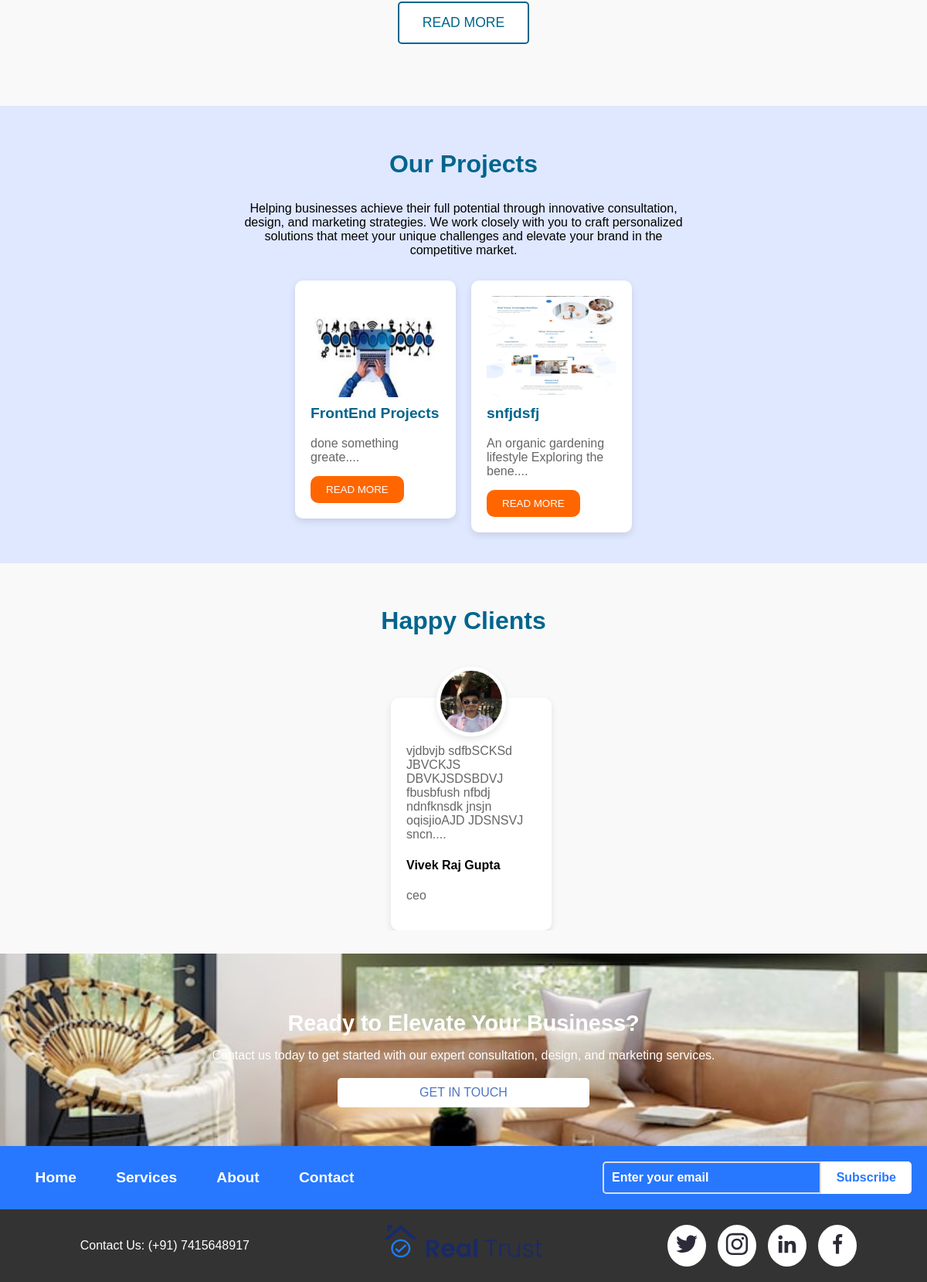
The app's page / (lower part), older data.
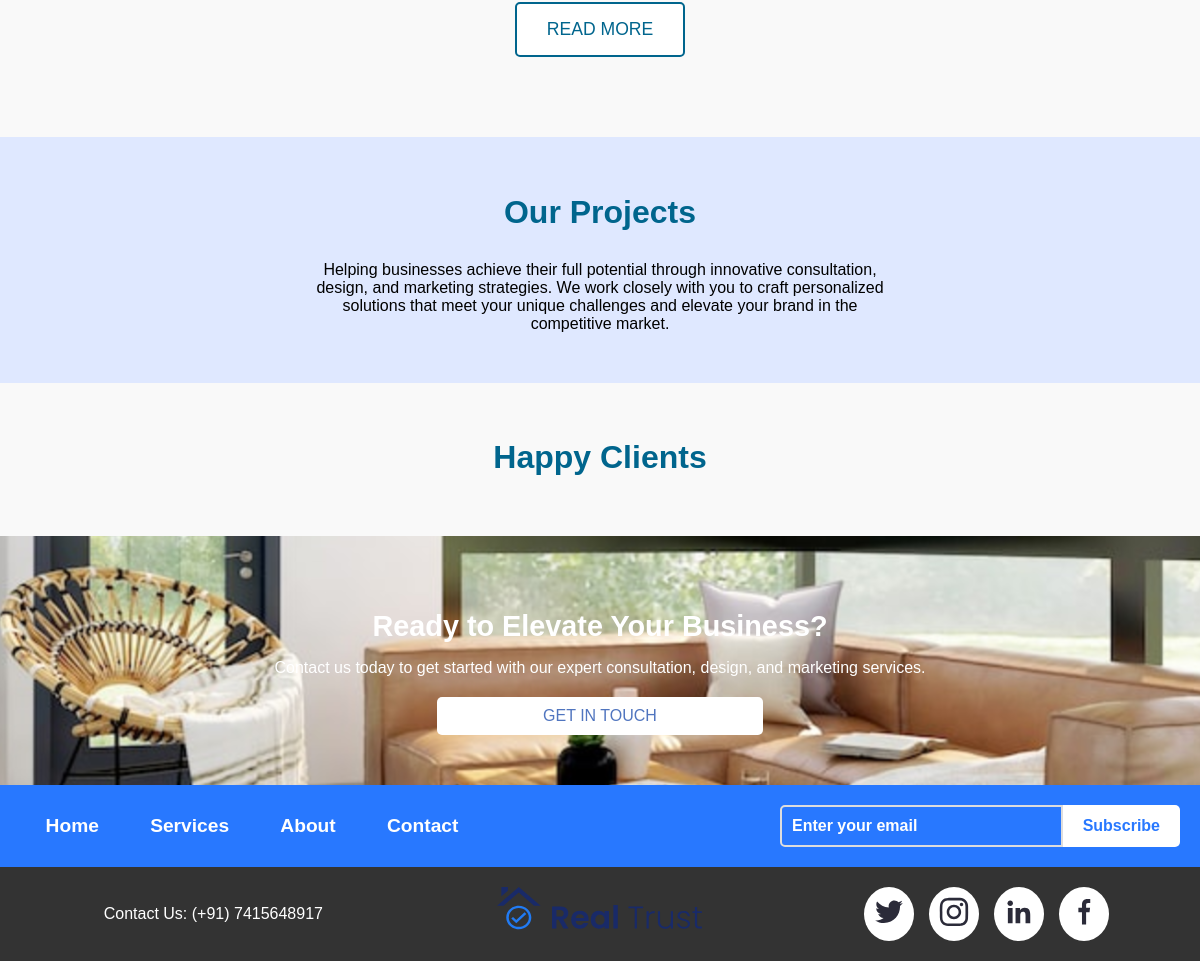
The same page, newer data.
### siteApp/models.py (models this page shows, shortened)
class Project(models.Model):
    name = models.CharField(max_length=255)
    description = models.TextField()
    image = models.ImageField(upload_to='projects/')
    created_at = models.DateTimeField(auto_now_add=True)

class Client(models.Model):
    name = models.CharField(max_length=255)
    designation = models.CharField(max_length=100)  # e.g., CEO, Developer
    description = models.TextField()
    image = models.ImageField(upload_to='clients/')  # Store images in 'media/clients/'
    created_at = models.DateTimeField(auto_now_add=True)

### siteApp/views.py (the view)
# urls.py: path('', views.landing_page, name='land'),
def landing_page(request):
    form_submitted = False  # To track whether the form is submitted or not
    project = Project.objects.all()
    client = Client.objects.all()
    data = {
        'projects': project,
        'clients': client,
    }
    if request.method == 'POST':
        form = ContactFormModel(request.POST)
        if form.is_valid():
            form.save()  # Save the form data to the database
            form_submitted = True  # Set the flag to True to show the thank you message
    else:
        form = ContactFormModel()
    data['form'] = form
    data['form_submitted'] = form_submitted
    data['subForm'] = SubscribeForm
    return render(request, 'base.html', data)

### siteApp/forms.py
class ContactFormModel(forms.ModelForm):
    class Meta:
        model = ContactForm
        fields = ['full_name', 'email', 'mobile_number', 'city']

### myFiles/templates/base.html (shortened to what this page needs)
{% load static %}
<!DOCTYPE html>
<html lang="en">
<head>
    <link rel="stylesheet" href="{% static 'css/styles.css' %}">
    <link rel="stylesheet" href="https://cdnjs.cloudflare.com/ajax/libs/slick-carousel/1.8.1/slick.min.css" />
</head>
<body>
    <section id="About" class="about-section">
        <button class="read-more-btn">Read More</button>
    </section>
    <section class="projects">
        <h2>Our Projects</h2>
        <p id="projectText">Helping businesses achieve their full potential through innovative consultation, design, and
            marketing strategies. We work closely with you to craft personalized solutions that meet your unique
            challenges and elevate your brand in the competitive market.</p>
        <div class="project-slider">
            {% for proj in projects %}
            <div class="project">
                <img src="{{ proj.image.url }}" alt="Project 1">
                <h3>{{ proj.name }}</h3>
                <p>{{ proj.description|slice:50 }}....</p>
                <button class="read-more">Read More</button>
            </div>
            {% endfor %}
        </div>
    </section>
    <section class="clients">
        <h2>Happy Clients</h2>
        <div class="client-slider">
            {% for client in clients %}
            <div class="client-card">
                <div class="client-info">
                    <div class="client-image">
                        <img src="{{ client.image.url }}" alt="{{ client.name }}">
                    </div>
                    <p>{{ client.description|slice:100 }}....</p>
                    <h4>{{ client.name }}</h4>
                    <p>{{ client.designation }}</p>
                </div>
            </div>
            {% endfor %}
        </div>
    </section>
    <section class="promo-section">
        <div class="promo-content">
            <h2>Ready to Elevate Your Business?</h2>
            <p>Contact us today to get started with our expert consultation, design, and marketing services.</p>
            <button class="promo-button">Get in Touch</button>
        </div>
    </section>
    <section class="subscribe-section">
        <div class="subscribe-content">
            <section class="subscribe-navigation-section">
                <div class="subscribe-navigation-content">
                    <div class="navigation-menu">
                        <ul>
                            <li><a href="/">Home</a></li>
                            <li><a href="#">Services</a></li>
                            <li><a href="#About">About</a></li>
                            <li><a href="#hero">Contact</a></li>
                        </ul>
                    </div>
                    <div class="subscribe-box">
                        <form method="POST" action="{% url 'submitMail' %}">
                            <input type="email" name="email" placeholder="Enter your email"
                                value="{{ subForm.email.value |default:''}}" required>
                            <button type="submit">Subscribe</button>
                        </form>
                    </div>
                </div>
            </section>
        </div>
    </section>
    <footer class="footer">
        <div class="footer-left">
            <p>Contact Us: (+91) 7415648917</p>
        </div>
        <div class="footer-middle">
            <img src="{% static 'images/Images/logo.svg' %}" alt="Logo" class="footer-logo">
        </div>
        <div class="footer-right">
            <a href="#" class="social-icon"><img src="{% static 'images/Icons/Group-1.svg' %}" alt="Facebook"></a>
            <a href="#" class="social-icon"><img src="{% static 'images/Icons/Group.svg' %}" alt="Twitter"></a>
            <a href="#" class="social-icon"><img src="{% static 'images/Icons/Linkedin.svg' %}" alt="LinkedIn"></a>
            <a href="#" class="social-icon"><img src="{% static 'images/Icons/Frame.svg' %}" alt="Instagram"></a>
        </div>
    </footer>
</body>
</html>

Row changes from the older to the newer data that the page shows:
removed Project: image (picture), name "FrontEnd Projects", description "done something greate"
removed Project: image (picture), name "snfjdsfj", description "An organic gardening lifestyle Exploring the bene"
removed Client: image (picture), description "vjdbvjb sdfbSCKSd JBVCKJS DBVKJSDSBDVJ fbusbfush nfbdj ndnfknsdk jnsjn oqisjioAJD JDSNSVJ sncn", name "Vivek Raj Gupta", designation "ceo"
